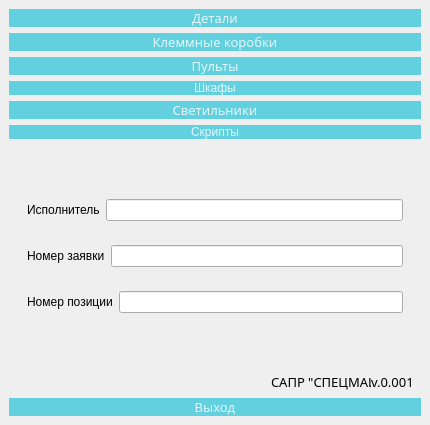
<?xml version="1.0" encoding="UTF-8"?>
<ui version="4.0">
 <class>WelcomeWindow</class>
 <widget class="QMainWindow" name="WelcomeWindow">
  <property name="geometry">
   <rect>
    <x>0</x>
    <y>0</y>
    <width>430</width>
    <height>425</height>
   </rect>
  </property>
  <property name="sizePolicy">
   <sizepolicy hsizetype="Fixed" vsizetype="Fixed">
    <horstretch>0</horstretch>
    <verstretch>0</verstretch>
   </sizepolicy>
  </property>
  <property name="windowTitle">
   <string>MainWindow</string>
  </property>
  <widget class="QWidget" name="centralwidget">
   <property name="sizePolicy">
    <sizepolicy hsizetype="Expanding" vsizetype="Expanding">
     <horstretch>0</horstretch>
     <verstretch>0</verstretch>
    </sizepolicy>
   </property>
   <layout class="QVBoxLayout" name="verticalLayout_2">
    <item>
     <layout class="QVBoxLayout" name="verticalLayout_pushButtons">
      <item>
       <widget class="QPushButton" name="details_pushButton">
        <property name="enabled">
         <bool>true</bool>
        </property>
        <property name="sizePolicy">
         <sizepolicy hsizetype="Expanding" vsizetype="Fixed">
          <horstretch>0</horstretch>
          <verstretch>0</verstretch>
         </sizepolicy>
        </property>
        <property name="font">
         <font>
          <family>Formular</family>
          <pointsize>10</pointsize>
          <weight>50</weight>
          <italic>false</italic>
          <bold>false</bold>
          <kerning>true</kerning>
         </font>
        </property>
        <property name="focusPolicy">
         <enum>Qt::NoFocus</enum>
        </property>
        <property name="styleSheet">
         <string notr="true">QPushButton#junction_boxes_pushButton, #exit_pushButton, #details_pushButton, #remote_controls_pushButton, #power_box_pushButton, #fixtures_pushButton #scripts_pushButton{
background-color: rgb(98, 208, 223);
color:rgba(255,255,255,210);
font: 10pt &quot;Formular&quot;;
border-radius:10px;
}

QPushButton#junction_boxes_pushButton:hover, #exit_pushButton:hover, #details_pushButton:hover, #remote_controls_pushButton:hover, power_box_pushButton:hover, #fixtures_pushButton:hover #scripts_pushButton:hover{
background-color: rgb(255, 131, 0);
border-radius:10px;
}</string>
        </property>
        <property name="text">
         <string>Детали</string>
        </property>
       </widget>
      </item>
      <item>
       <widget class="QPushButton" name="junction_boxes_pushButton">
        <property name="enabled">
         <bool>true</bool>
        </property>
        <property name="sizePolicy">
         <sizepolicy hsizetype="Expanding" vsizetype="Fixed">
          <horstretch>0</horstretch>
          <verstretch>0</verstretch>
         </sizepolicy>
        </property>
        <property name="font">
         <font>
          <family>Formular</family>
          <pointsize>10</pointsize>
          <weight>50</weight>
          <italic>false</italic>
          <bold>false</bold>
         </font>
        </property>
        <property name="layoutDirection">
         <enum>Qt::LeftToRight</enum>
        </property>
        <property name="styleSheet">
         <string notr="true">QPushButton#junction_boxes_pushButton, #exit_pushButton, #details_pushButton, #remote_controls_pushButton, #power_box_pushButton, #fixtures_pushButton {
background-color: rgb(98, 208, 223);
color:rgba(255,255,255,210);
font: 10pt &quot;Formular&quot;;
border-radius:10px;
}

QPushButton#junction_boxes_pushButton:hover, #exit_pushButton:hover, #details_pushButton:hover, #remote_controls_pushButton:hover, power_box_pushButton:hover, #fixtures_pushButton:hover {
background-color: rgb(255, 131, 0);
border-radius:10px;
}</string>
        </property>
        <property name="text">
         <string>Клеммные коробки</string>
        </property>
        <property name="iconSize">
         <size>
          <width>30</width>
          <height>30</height>
         </size>
        </property>
       </widget>
      </item>
      <item>
       <widget class="QPushButton" name="remote_controls_pushButton">
        <property name="enabled">
         <bool>true</bool>
        </property>
        <property name="sizePolicy">
         <sizepolicy hsizetype="Expanding" vsizetype="Fixed">
          <horstretch>0</horstretch>
          <verstretch>0</verstretch>
         </sizepolicy>
        </property>
        <property name="font">
         <font>
          <family>Formular</family>
          <pointsize>10</pointsize>
          <weight>50</weight>
          <italic>false</italic>
          <bold>false</bold>
          <kerning>true</kerning>
         </font>
        </property>
        <property name="focusPolicy">
         <enum>Qt::NoFocus</enum>
        </property>
        <property name="styleSheet">
         <string notr="true">QPushButton#junction_boxes_pushButton, #exit_pushButton, #details_pushButton, #remote_controls_pushButton, #power_box_pushButton, #fixtures_pushButton {
background-color: rgb(98, 208, 223);
color:rgba(255,255,255,210);
font: 10pt &quot;Formular&quot;;
border-radius:10px;
}

QPushButton#junction_boxes_pushButton:hover, #exit_pushButton:hover, #details_pushButton:hover, #remote_controls_pushButton:hover, power_box_pushButton:hover, #fixtures_pushButton:hover {
background-color: rgb(255, 131, 0);
border-radius:10px;
}</string>
        </property>
        <property name="text">
         <string>Пульты</string>
        </property>
       </widget>
      </item>
      <item>
       <widget class="QPushButton" name="panel_pushButton">
        <property name="styleSheet">
         <string notr="true">QPushButton#junction_boxes_pushButton, #exit_pushButton, #details_pushButton, #remote_controls_pushButton, #power_box_pushButton, #fixtures_pushButton,#panel_pushButton {
background-color: rgb(98, 208, 223);
color:rgba(255,255,255,210);
font: 10pt &quot;Formular&quot;;
border-radius:10px;
}

QPushButton#junction_boxes_pushButton:hover, #exit_pushButton:hover, #details_pushButton:hover, #remote_controls_pushButton:hover, power_box_pushButton:hover, #fixtures_pushButton:hover,
#panel_pushButton:hover {
background-color: rgb(255, 131, 0);
border-radius:10px;
}</string>
        </property>
        <property name="text">
         <string>Шкафы</string>
        </property>
       </widget>
      </item>
     </layout>
    </item>
    <item>
     <widget class="QPushButton" name="fixtures_pushButton">
      <property name="enabled">
       <bool>true</bool>
      </property>
      <property name="sizePolicy">
       <sizepolicy hsizetype="Expanding" vsizetype="Fixed">
        <horstretch>0</horstretch>
        <verstretch>0</verstretch>
       </sizepolicy>
      </property>
      <property name="font">
       <font>
        <family>Formular</family>
        <pointsize>10</pointsize>
        <weight>50</weight>
        <italic>false</italic>
        <bold>false</bold>
       </font>
      </property>
      <property name="styleSheet">
       <string notr="true">QPushButton#junction_boxes_pushButton, #exit_pushButton, #details_pushButton, #remote_controls_pushButton, #power_box_pushButton, #fixtures_pushButton {
background-color: rgb(98, 208, 223);
color:rgba(255,255,255,210);
font: 10pt &quot;Formular&quot;;
border-radius:10px;
}

QPushButton#junction_boxes_pushButton:hover, #exit_pushButton:hover, #details_pushButton:hover, #remote_controls_pushButton:hover, power_box_pushButton:hover, #fixtures_pushButton:hover {
background-color: rgb(255, 131, 0);
border-radius:10px;
}</string>
      </property>
      <property name="text">
       <string>Светильники</string>
      </property>
     </widget>
    </item>
    <item>
     <widget class="QPushButton" name="scripts_pushButton">
      <property name="styleSheet">
       <string notr="true">QPushButton#junction_boxes_pushButton, #exit_pushButton, #details_pushButton, #remote_controls_pushButton, #power_box_pushButton, #fixtures_pushButton, #scripts_pushButton
{
background-color: rgb(98, 208, 223);
color:rgba(255,255,255,210);
font: 10pt &quot;Formular&quot;;
border-radius:10px;
}

QPushButton#junction_boxes_pushButton:hover, #exit_pushButton:hover, #details_pushButton:hover, #remote_controls_pushButton:hover, power_box_pushButton:hover, #fixtures_pushButton:hover, #scripts_pushButton:hover
{
background-color: rgb(255, 131, 0);
border-radius:10px;
}</string>
      </property>
      <property name="text">
       <string>Скрипты</string>
      </property>
     </widget>
    </item>
    <item>
     <spacer name="verticalSpacer_2">
      <property name="orientation">
       <enum>Qt::Vertical</enum>
      </property>
      <property name="sizeHint" stdset="0">
       <size>
        <width>20</width>
        <height>30</height>
       </size>
      </property>
     </spacer>
    </item>
    <item>
     <widget class="QWidget" name="authentication_QWidget" native="true">
      <layout class="QVBoxLayout" name="verticalLayout_3">
       <item>
        <widget class="QWidget" name="username_QWidget" native="true">
         <layout class="QHBoxLayout" name="horizontalLayout">
          <item>
           <widget class="QLabel" name="username_QLabel">
            <property name="sizePolicy">
             <sizepolicy hsizetype="Fixed" vsizetype="Minimum">
              <horstretch>0</horstretch>
              <verstretch>0</verstretch>
             </sizepolicy>
            </property>
            <property name="maximumSize">
             <size>
              <width>120</width>
              <height>120</height>
             </size>
            </property>
            <property name="text">
             <string>Исполнитель</string>
            </property>
           </widget>
          </item>
          <item>
           <widget class="QLineEdit" name="username_QLineEdit">
            <property name="maximumSize">
             <size>
              <width>300</width>
              <height>100</height>
             </size>
            </property>
            <property name="maxLength">
             <number>100</number>
            </property>
           </widget>
          </item>
         </layout>
        </widget>
       </item>
       <item>
        <widget class="QWidget" name="number_task_QWidget" native="true">
         <layout class="QHBoxLayout" name="horizontalLayout_3">
          <item>
           <widget class="QLabel" name="number_task_TEXT">
            <property name="sizePolicy">
             <sizepolicy hsizetype="Fixed" vsizetype="Fixed">
              <horstretch>0</horstretch>
              <verstretch>0</verstretch>
             </sizepolicy>
            </property>
            <property name="maximumSize">
             <size>
              <width>120</width>
              <height>16777215</height>
             </size>
            </property>
            <property name="text">
             <string>Номер заявки</string>
            </property>
           </widget>
          </item>
          <item>
           <widget class="QLineEdit" name="number_task_QLineEdit">
            <property name="maximumSize">
             <size>
              <width>300</width>
              <height>16777215</height>
             </size>
            </property>
           </widget>
          </item>
         </layout>
        </widget>
       </item>
       <item>
        <widget class="QWidget" name="position_number_QWidget" native="true">
         <layout class="QHBoxLayout" name="horizontalLayout_5">
          <item>
           <widget class="QLabel" name="position_number_QLabel">
            <property name="sizePolicy">
             <sizepolicy hsizetype="Fixed" vsizetype="Fixed">
              <horstretch>0</horstretch>
              <verstretch>0</verstretch>
             </sizepolicy>
            </property>
            <property name="maximumSize">
             <size>
              <width>120</width>
              <height>16777215</height>
             </size>
            </property>
            <property name="text">
             <string>Номер позиции</string>
            </property>
           </widget>
          </item>
          <item>
           <widget class="QLineEdit" name="position_number_QLineEdit">
            <property name="maximumSize">
             <size>
              <width>300</width>
              <height>16777215</height>
             </size>
            </property>
           </widget>
          </item>
         </layout>
        </widget>
       </item>
      </layout>
     </widget>
    </item>
    <item>
     <spacer name="verticalSpacer">
      <property name="orientation">
       <enum>Qt::Vertical</enum>
      </property>
      <property name="sizeHint" stdset="0">
       <size>
        <width>20</width>
        <height>30</height>
       </size>
      </property>
     </spacer>
    </item>
    <item>
     <layout class="QHBoxLayout" name="horizontalLayout_2">
      <property name="spacing">
       <number>0</number>
      </property>
      <property name="sizeConstraint">
       <enum>QLayout::SetNoConstraint</enum>
      </property>
      <property name="leftMargin">
       <number>11</number>
      </property>
      <item>
       <spacer name="horizontalSpacer">
        <property name="orientation">
         <enum>Qt::Horizontal</enum>
        </property>
        <property name="sizeHint" stdset="0">
         <size>
          <width>40</width>
          <height>20</height>
         </size>
        </property>
       </spacer>
      </item>
      <item>
       <widget class="QLabel" name="SAPR_SPECMASH_TEXT">
        <property name="sizePolicy">
         <sizepolicy hsizetype="Expanding" vsizetype="Fixed">
          <horstretch>0</horstretch>
          <verstretch>0</verstretch>
         </sizepolicy>
        </property>
        <property name="maximumSize">
         <size>
          <width>100</width>
          <height>100</height>
         </size>
        </property>
        <property name="font">
         <font>
          <family>GOST type A</family>
          <pointsize>10</pointsize>
         </font>
        </property>
        <property name="text">
         <string>САПР &quot;СПЕЦМАШ&quot; </string>
        </property>
       </widget>
      </item>
      <item>
       <widget class="QLabel" name="SAPR_VER">
        <property name="sizePolicy">
         <sizepolicy hsizetype="Expanding" vsizetype="Fixed">
          <horstretch>0</horstretch>
          <verstretch>0</verstretch>
         </sizepolicy>
        </property>
        <property name="maximumSize">
         <size>
          <width>50</width>
          <height>60</height>
         </size>
        </property>
        <property name="font">
         <font>
          <family>GOST type A</family>
          <pointsize>10</pointsize>
         </font>
        </property>
        <property name="text">
         <string>v.0.001</string>
        </property>
       </widget>
      </item>
     </layout>
    </item>
    <item>
     <widget class="QPushButton" name="exit_pushButton">
      <property name="enabled">
       <bool>true</bool>
      </property>
      <property name="sizePolicy">
       <sizepolicy hsizetype="Fixed" vsizetype="Fixed">
        <horstretch>0</horstretch>
        <verstretch>0</verstretch>
       </sizepolicy>
      </property>
      <property name="maximumSize">
       <size>
        <width>100000</width>
        <height>16777215</height>
       </size>
      </property>
      <property name="font">
       <font>
        <family>Formular</family>
        <pointsize>10</pointsize>
        <weight>50</weight>
        <italic>false</italic>
        <bold>false</bold>
       </font>
      </property>
      <property name="focusPolicy">
       <enum>Qt::StrongFocus</enum>
      </property>
      <property name="layoutDirection">
       <enum>Qt::RightToLeft</enum>
      </property>
      <property name="styleSheet">
       <string notr="true">QPushButton#junction_boxes_pushButton, #exit_pushButton, #details_pushButton, #remote_controls_pushButton, #power_box_pushButton, #fixtures_pushButton {
background-color: rgb(98, 208, 223);
color:rgba(255,255,255,210);
font: 10pt &quot;Formular&quot;;
border-radius:10px;
}

QPushButton#junction_boxes_pushButton:hover, #exit_pushButton:hover, #details_pushButton:hover, #remote_controls_pushButton:hover, power_box_pushButton:hover, #fixtures_pushButton:hover {
background-color: rgb(255, 131, 0);
border-radius:10px;
}</string>
      </property>
      <property name="text">
       <string>Выход</string>
      </property>
      <property name="iconSize">
       <size>
        <width>50</width>
        <height>50</height>
       </size>
      </property>
      <property name="autoDefault">
       <bool>false</bool>
      </property>
     </widget>
    </item>
   </layout>
  </widget>
 </widget>
 <resources/>
 <connections/>
</ui>
